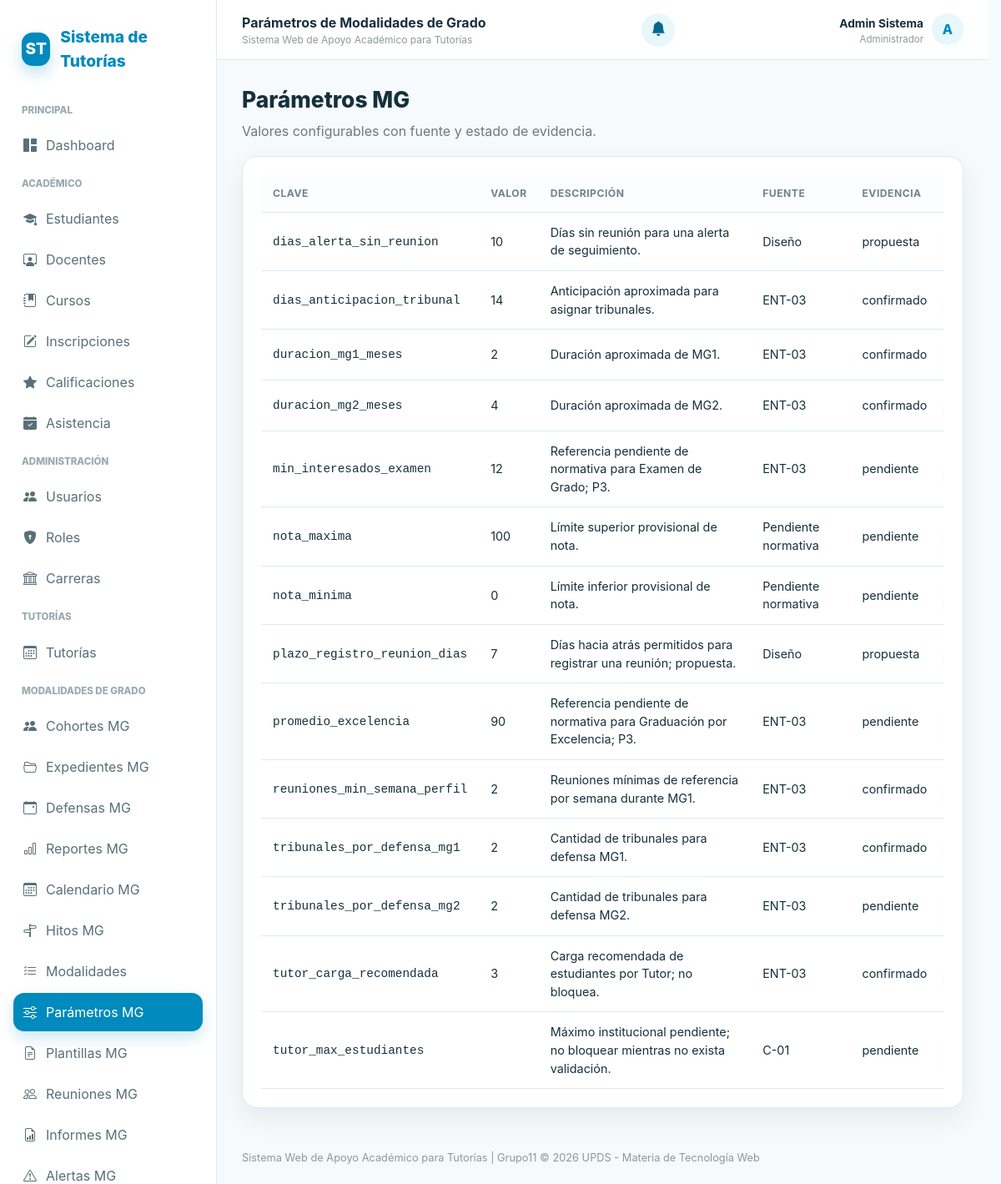
Screenshot of /controllers/mg_parametros.php?accion=listar (signed in) with the database file from the repository.
### tables this page shows
CREATE TABLE IF NOT EXISTS parametros_mg (
    clave VARCHAR(60) PRIMARY KEY,
    valor VARCHAR(100) NULL,
    descripcion VARCHAR(255) NOT NULL,
    fuente VARCHAR(60) NULL,
    estado_evidencia ENUM('confirmado','pendiente','propuesta') NOT NULL DEFAULT 'pendiente',
    actualizado_por INT NULL,
    fecha_actualizacion DATETIME NOT NULL DEFAULT CURRENT_TIMESTAMP ON UPDATE CURRENT_TIMESTAMP,
    CONSTRAINT fk_parametros_mg_usuario
        FOREIGN KEY (actualizado_por) REFERENCES usuarios(id_usuario) ON DELETE SET NULL
);

### controllers/mg_parametros.php (called while the page is built, shortened)
<?php
require_once __DIR__ . '/../config/conexion.php';
require_once __DIR__ . '/../includes/seguridad.php';
require_once __DIR__ . '/../models/MgParametroModel.php';
$model = new MgParametroModel($pdo);
$parametros = $model->listar();
require __DIR__ . '/../views/mg/parametros/index.php';

### models/MgParametroModel.php (called while the page is built, shortened)
<?php
class MgParametroModel
{
    public function listar(): array
    {
        return $this->pdo->query(
            'SELECT clave, valor, descripcion, fuente, estado_evidencia, actualizado_por, fecha_actualizacion
             FROM parametros_mg ORDER BY clave'
        )->fetchAll();
    }
}

### includes/seguridad.php (called while the page is built, shortened)
<?php
function e($v): string { return htmlspecialchars((string) $v, ENT_QUOTES, 'UTF-8'); }

### views/mg/parametros/index.php (the view, shortened to what this page needs)
<?php require __DIR__ . '/../../layouts/header.php'; ?>
<div class="toolbar"><div><h1 class="page-title">Parámetros MG</h1><p class="subtitle">Valores configurables con fuente y estado de evidencia.</p></div></div>
<div class="card"><div class="card-body"><div class="table-wrap"><table class="table"><thead><tr><th>Clave</th><th>Valor</th><th>Descripción</th><th>Fuente</th><th>Evidencia</th><th>Acción</th></tr></thead><tbody>
<?php foreach ($parametros as $p): $modalId='modal-parametro-'.md5($p['clave']); ?>
<tr><td><code><?= e($p['clave']) ?></code></td><td><?= e($p['valor'] ?? '') ?></td><td><?= e($p['descripcion']) ?></td><td><?= e($p['fuente'] ?? '') ?></td><td><?= e($p['estado_evidencia']) ?></td><td></td></tr>
<?php endforeach; ?></tbody></table></div></div></div>
<?php require __DIR__ . '/../../layouts/footer.php'; ?>

### assets/css/style.css (style rules this page uses)
:root { --primary: #018abd; --primary-dark: #01698f; --primary-light: #e8f7fc; --primary-soft: #f1fbfe; --text: #16303b; --muted: #6c7a80; --bg: #f6fafc; --card: #ffffff; --border: #dfeaf0; --success: #18824a; --success-bg: #eaf8f0; --warning: #956f00; --warning-bg: #fff7df; --danger: #bd3c49; --danger-bg: #ffecee; --shadow: 0 12px 30px rgba(0, 45, 65, 0.08); --shadow-hover: 0 12px 28px rgba(1, 138, 189, 0.18); --radius: 18px; --pill: 999px; }
* { box-sizing: border-box; }
html { scroll-behavior: smooth; }
body { margin: 0; font-family: Inter, system-ui, -apple-system, BlinkMacSystemFont, "Segoe UI", sans-serif; background: var(--bg); color: var(--text); line-height: 1.5; }
.page-title { font-size: 1.65rem; font-weight: 800; margin: 0; }
.subtitle { color: var(--muted); margin: 5px 0 0; }
.toolbar { display: flex; gap: 14px; justify-content: space-between; align-items: center; flex-wrap: wrap; margin-bottom: 18px; }
.card { background: var(--card); border: 1px solid var(--border); border-radius: var(--radius); box-shadow: var(--shadow); }
.card-body { padding: 22px; }
.table-wrap { overflow-x: auto; }
.table { width: 100%; border-collapse: collapse; min-width: 900px; }
.table th, .table td { padding: 13px 14px; border-bottom: 1px solid var(--border); text-align: left; font-size: 0.9rem; vertical-align: middle; }
.table th { font-size: 0.76rem; text-transform: uppercase; letter-spacing: 0.04em; color: #71838a; background: #fbfdfe; }
html { scrollbar-gutter: stable; }

### rows the page displays
parametros_mg: clave "dias_alerta_sin_reunion", valor "10", descripcion "Días sin reunión para una alerta de seguimiento.", fuente "Diseño", estado_evidencia "propuesta"
parametros_mg: clave "dias_anticipacion_tribunal", valor "14", descripcion "Anticipación aproximada para asignar tribunales.", fuente "ENT-03", estado_evidencia "confirmado"
parametros_mg: clave "duracion_mg1_meses", valor "2", descripcion "Duración aproximada de MG1.", fuente "ENT-03", estado_evidencia "confirmado"
parametros_mg: clave "duracion_mg2_meses", valor "4", descripcion "Duración aproximada de MG2.", fuente "ENT-03", estado_evidencia "confirmado"
parametros_mg: clave "min_interesados_examen", valor "12", descripcion "Referencia pendiente de normativa para Examen de Grado; P3.", fuente "ENT-03", estado_evidencia "pendiente"
parametros_mg: clave "nota_maxima", valor "100", descripcion "Límite superior provisional de nota.", fuente "Pendiente normativa", estado_evidencia "pendiente"
parametros_mg: clave "nota_minima", valor "0", descripcion "Límite inferior provisional de nota.", fuente "Pendiente normativa", estado_evidencia "pendiente"
parametros_mg: clave "plazo_registro_reunion_dias", valor "7", descripcion "Días hacia atrás permitidos para registrar una reunión; propuesta.", fuente "Diseño", estado_evidencia "propuesta"
parametros_mg: clave "promedio_excelencia", valor "90", descripcion "Referencia pendiente de normativa para Graduación por Excelencia; P3.", fuente "ENT-03", estado_evidencia "pendiente"
parametros_mg: clave "reuniones_min_semana_perfil", valor "2", descripcion "Reuniones mínimas de referencia por semana durante MG1.", fuente "ENT-03", estado_evidencia "confirmado"
parametros_mg: clave "tribunales_por_defensa_mg1", valor "2", descripcion "Cantidad de tribunales para defensa MG1.", fuente "ENT-03", estado_evidencia "confirmado"
parametros_mg: clave "tribunales_por_defensa_mg2", valor "2", descripcion "Cantidad de tribunales para defensa MG2.", fuente "ENT-03", estado_evidencia "pendiente"
parametros_mg: clave "tutor_carga_recomendada", valor "3", descripcion "Carga recomendada de estudiantes por Tutor; no bloquea.", fuente "ENT-03", estado_evidencia "confirmado"
parametros_mg: clave "tutor_max_estudiantes", descripcion "Máximo institucional pendiente; no bloquear mientras no exista validación.", fuente "C-01", estado_evidencia "pendiente"

### other values shown
$tituloPagina "Parámetros de Modalidades de Grado"
$nombreUsuario "Admin Sistema"
$rolVisible "Administrador"
$inicialUsuario "A"
